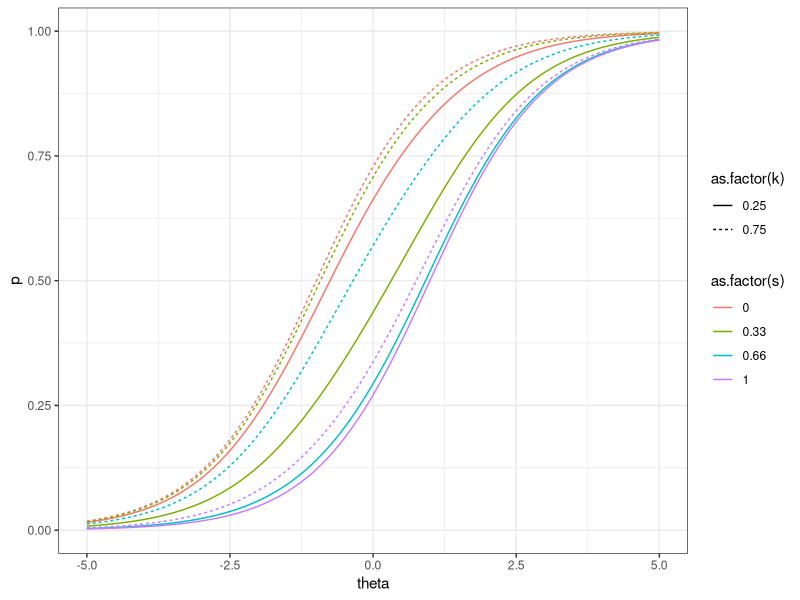
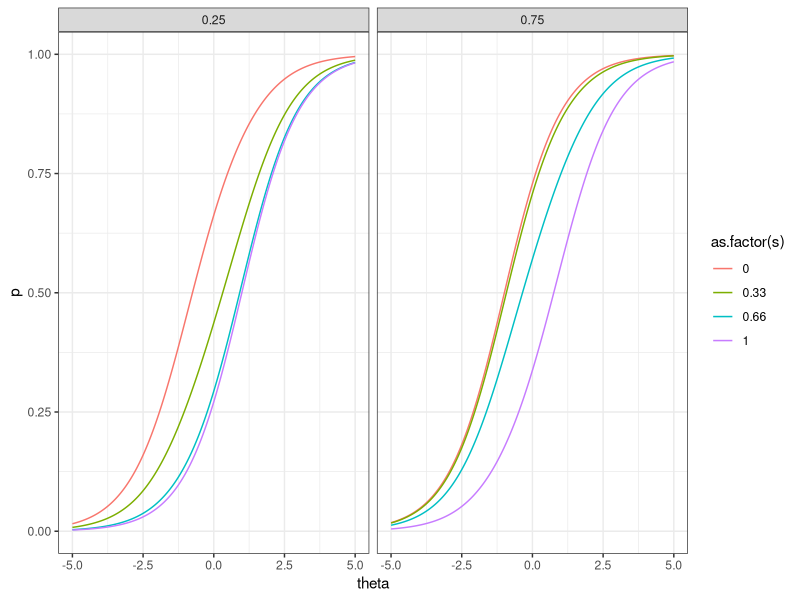
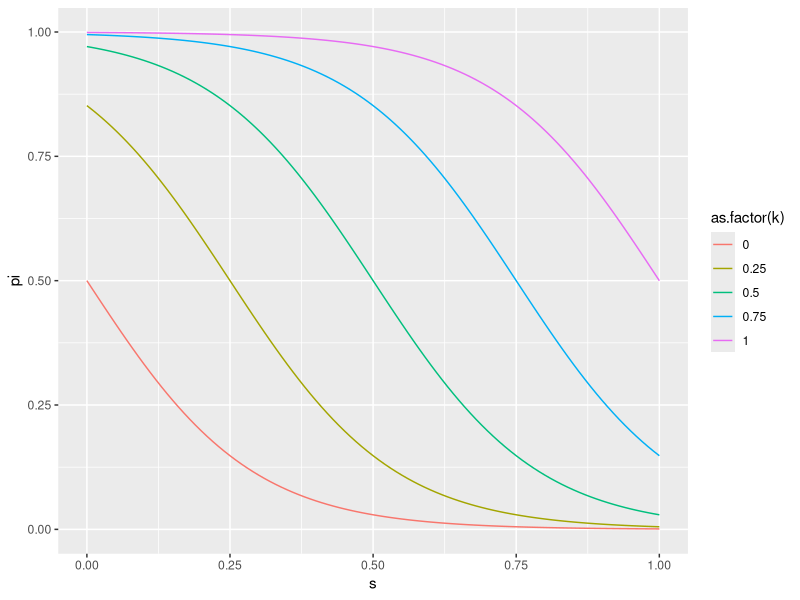
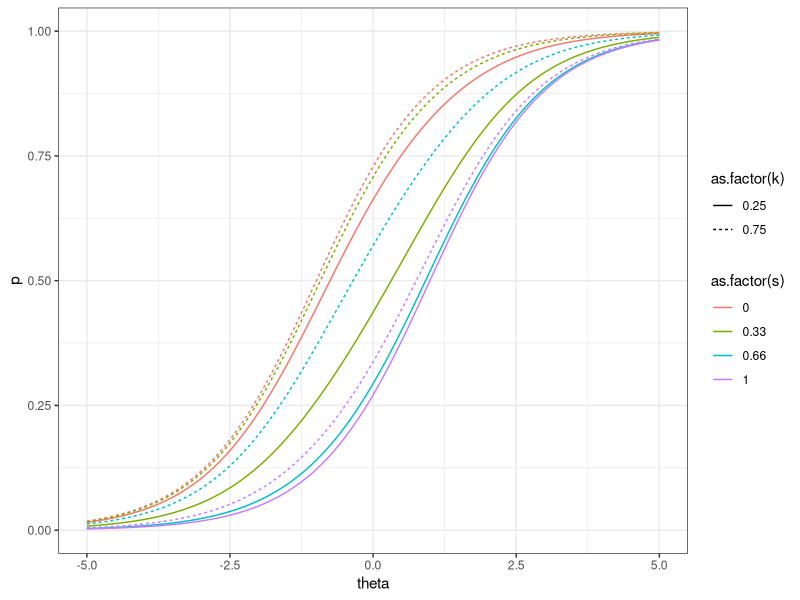
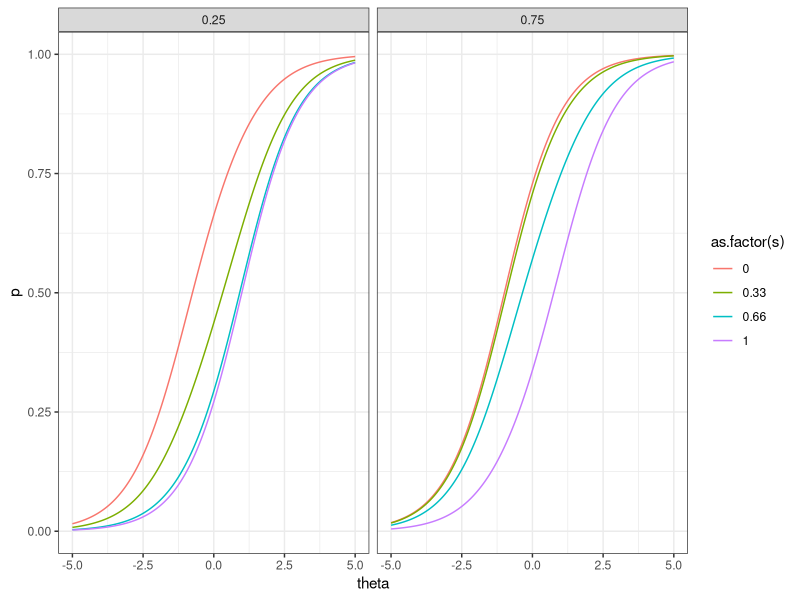
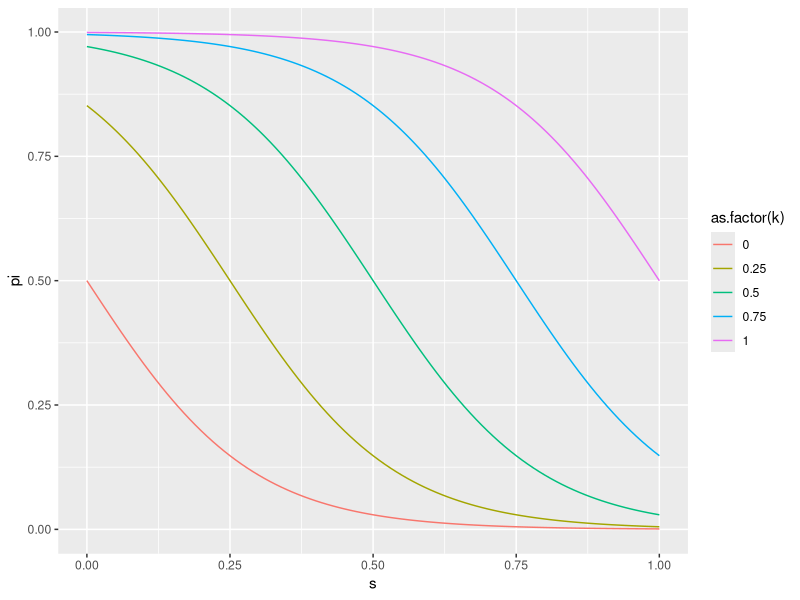

Recreate these plots in R, in order.
library(tidyverse)

setwd('~/projects/irt-position')

irf <- function(theta, k, c, s, b0, b1, a0=1, a1=1){
  p0 <- plogis(a0*(theta - b0))
  p1 <- plogis(a1*(theta - b1))
  pi <- plogis(c*(k-s))
  p <- pi*p0 + (1-pi)*p1
  return(p)
} 

mix_param <- function(k, c, s){
  pi <- plogis(c*(k-s))
  return(pi)
}

th_grid <- seq(-5, 5, by=0.01)

data.frame(
  theta = rep(th_grid, 8),
  s = rep(c(0, 0.33, 0.66, 1), each=length(th_grid), times=2),
  k = rep(c(0.25, 0.75), each=4*length(th_grid)),
  b0 = -1,
  b1 = 1,
  c = 7) %>% 
  mutate(p = irf(theta, k, c, s, b0, b1)) %>% 
  ggplot(aes(x = theta, y=p, lty=as.factor(k), color=as.factor(s))) +
  geom_line() +
  #facet_grid(.~as.factor(k)) +
  theme_bw()

ggsave('fig/irf_one_panel.png', width=8, height=6)


data.frame(
  theta = rep(th_grid, 8),
  s = rep(c(0, 0.33, 0.66, 1), each=length(th_grid), times=2),
  k = rep(c(0.25, 0.75), each=4*length(th_grid)),
  b0 = -1,
  b1 = 1,
  c = 7) %>% 
  mutate(p = irf(theta, k, c, s, b0, b1)) %>% 
  ggplot(aes(x = theta, y=p, color=as.factor(s))) +
  geom_line() +
  facet_grid(.~as.factor(k)) +
  theme_bw()

ggsave('fig/irf_two_panel.png', width=8, height=6)

pos_grid <- seq(0, 1, by=0.01)

data.frame(
  s = rep(pos_grid, 5),
  k = rep(c(0,0.25,0.5,0.75,1), each=length(pos_grid)),
  c = 7) %>%
  mutate(pi = mix_param(k, c, s)) %>% 
  ggplot(aes(x = s, y=pi, color=as.factor(k))) +
  geom_line()

ggsave('fig/mixing_param.png', width=8, height=6)

  